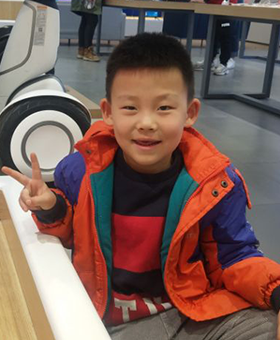
#> input picture Python.OpenCV.From.Novice.To.Practice/code/12/08/face/Mike1.png, 280 x 340 px, found by its file name
$ python demo.py
#> lines starting #> are read from the running program, lines starting #| are printed output that depends on the picture

import cv2
import numpy as np

photos = list()  # 样本图像列表
lables = list()  # 标签列表
photos.append(cv2.imread("face\\Mike1.png", 0))  # 记录第1张人脸图像
lables.append(0)  # 第1张图像对应的标签
photos.append(cv2.imread("face\\Mike2.png", 0))  # 记录第2张人脸图像
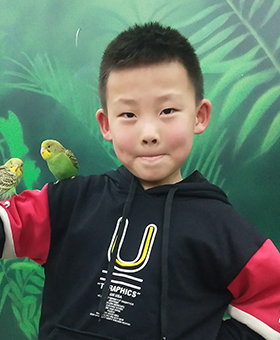
#> input picture Python.OpenCV.From.Novice.To.Practice/code/12/08/face/Mike2.png, 280 x 340 px, found by its file name
lables.append(0)  # 第2张图像对应的标签
photos.append(cv2.imread("face\\Mike3.png", 0))  # 记录第3张人脸图像
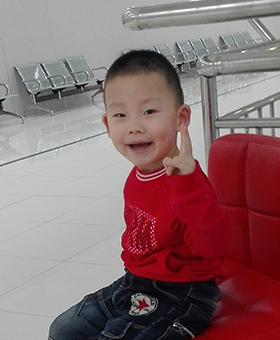
#> input picture Python.OpenCV.From.Novice.To.Practice/code/12/08/face/Mike3.png, 280 x 340 px, found by its file name
lables.append(0)  # 第3张图像对应的标签

photos.append(cv2.imread("face\\kaikai1.png", 0))  # 记录第4张人脸图像
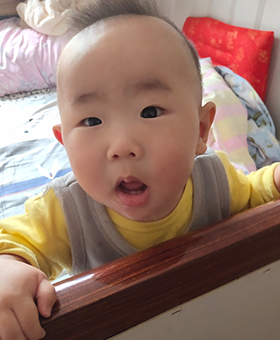
#> input picture Python.OpenCV.From.Novice.To.Practice/code/12/08/face/kaikai1.png, 280 x 340 px, found by its file name
lables.append(1)  # 第4张图像对应的标签
photos.append(cv2.imread("face\\kaikai2.png", 0))  # 记录第5张人脸图像
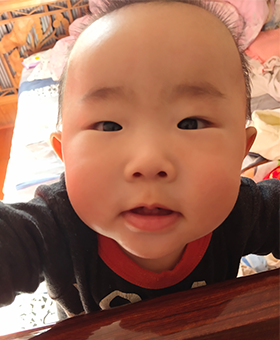
#> input picture Python.OpenCV.From.Novice.To.Practice/code/12/08/face/kaikai2.png, 280 x 340 px, found by its file name
lables.append(1)  # 第5张图像对应的标签
photos.append(cv2.imread("face\\kaikai3.png", 0))  # 记录第6张人脸图像
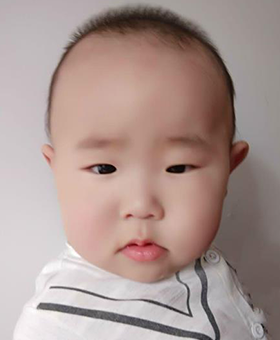
#> input picture Python.OpenCV.From.Novice.To.Practice/code/12/08/face/kaikai3.png, 280 x 340 px, found by its file name
lables.append(1)  # 第6张图像对应的标签

names = {"0": "Mike", "1": "kaikai"}  # 标签对应的名称字典

recognizer = cv2.face.FisherFaceRecognizer_create()  # 创建线性判别分析识别器
recognizer.train(photos, np.array(lables))  # 识别器开始训练

i = cv2.imread("face\\Mike4.png", 0)  # 待识别的人脸图像
#> (the run stopped early here; a loop or call above may not have finished)
